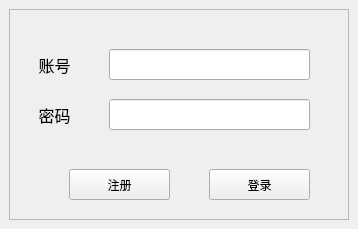
<?xml version="1.0" encoding="UTF-8"?>
<ui version="4.0">
 <class>MainWindow</class>
 <widget class="QMainWindow" name="MainWindow">
  <property name="geometry">
   <rect>
    <x>0</x>
    <y>0</y>
    <width>358</width>
    <height>229</height>
   </rect>
  </property>
  <property name="windowTitle">
   <string>MainWindow</string>
  </property>
  <widget class="QWidget" name="centralwidget">
   <layout class="QGridLayout" name="gridLayout">
    <item row="0" column="0">
     <widget class="QFrame" name="frame">
      <property name="frameShape">
       <enum>QFrame::StyledPanel</enum>
      </property>
      <property name="frameShadow">
       <enum>QFrame::Raised</enum>
      </property>
      <widget class="QLabel" name="label">
       <property name="geometry">
        <rect>
         <x>10</x>
         <y>40</y>
         <width>71</width>
         <height>31</height>
        </rect>
       </property>
       <property name="font">
        <font>
         <family>Microsoft YaHei</family>
         <pointsize>12</pointsize>
        </font>
       </property>
       <property name="text">
        <string>账号</string>
       </property>
       <property name="alignment">
        <set>Qt::AlignCenter</set>
       </property>
      </widget>
      <widget class="QLabel" name="label_2">
       <property name="geometry">
        <rect>
         <x>10</x>
         <y>90</y>
         <width>71</width>
         <height>31</height>
        </rect>
       </property>
       <property name="font">
        <font>
         <family>Microsoft YaHei</family>
         <pointsize>12</pointsize>
        </font>
       </property>
       <property name="text">
        <string>密码</string>
       </property>
       <property name="alignment">
        <set>Qt::AlignCenter</set>
       </property>
      </widget>
      <widget class="QPushButton" name="RegisterBtn">
       <property name="geometry">
        <rect>
         <x>60</x>
         <y>160</y>
         <width>101</width>
         <height>31</height>
        </rect>
       </property>
       <property name="text">
        <string>注册</string>
       </property>
      </widget>
      <widget class="QPushButton" name="LoginBtn">
       <property name="geometry">
        <rect>
         <x>200</x>
         <y>160</y>
         <width>101</width>
         <height>31</height>
        </rect>
       </property>
       <property name="text">
        <string>登录</string>
       </property>
      </widget>
      <widget class="QLineEdit" name="idText">
       <property name="geometry">
        <rect>
         <x>100</x>
         <y>40</y>
         <width>201</width>
         <height>31</height>
        </rect>
       </property>
      </widget>
      <widget class="QLineEdit" name="pwdText">
       <property name="geometry">
        <rect>
         <x>100</x>
         <y>90</y>
         <width>201</width>
         <height>31</height>
        </rect>
       </property>
      </widget>
     </widget>
    </item>
   </layout>
  </widget>
 </widget>
 <resources/>
 <connections/>
</ui>
